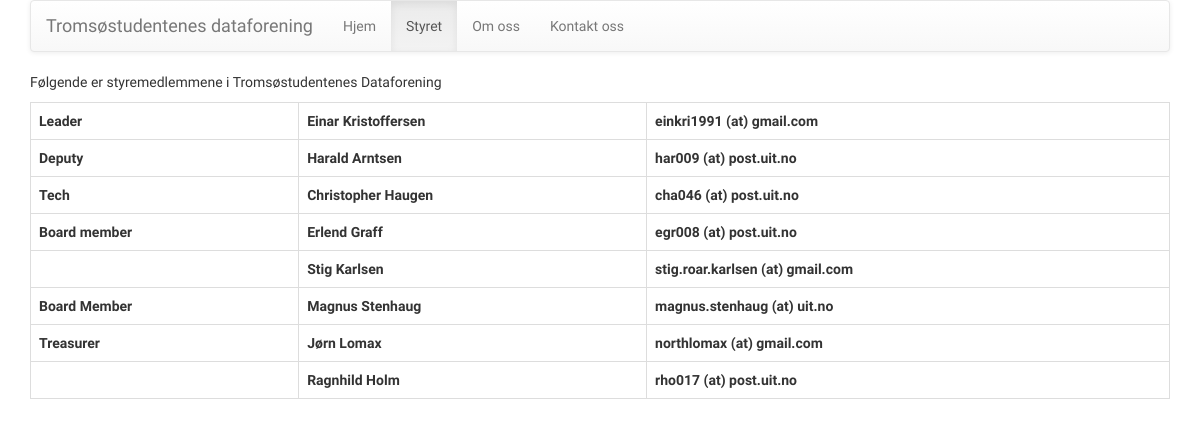
/styret.html, run on the app's committed database.
### main.py (models this page shows)
class Members(db.Model):
    uid = db.Column(db.Integer, primary_key=True)
    first_name = db.Column(db.String(15), nullable=False)
    last_name = db.Column(db.String(15), nullable=False)
    position = db.Column(db.String(20), nullable=False)
    phone = db.Column(db.String(15), nullable=True, default=None)
    mail = db.Column(db.String(30), nullable=False)
    payed = db.Column(db.Boolean, nullable=False, default=False)

### main.py (the view)
@app.route("/styret")
@app.route("/styret.html")
def styret():
    board = Members.query.filter(Members.position != "member").all()
    random.shuffle(board)
    sorted_board = sorted(board, key=board_sorter)
    return render_template("styret.html", board_members=sorted_board)

### main.py (called while the page is built)
def board_sorter(x):
    if x.position == "Leader":
        return 1
    if x.position == "Deputy":
        return 2
    elif x.position == "Economy":
        return 3
    elif x.position == "Secretary":
        return 4
    elif x.position == "Tech":
        return 5
    elif x.position == "Board member":
        return 6
    else:
        return 7

### templates/styret.html
{% extends "base.html" %}
{% set active_page = "Styret" %}
        {% block content %}
        <p>Følgende er styremedlemmene i Tromsøstudentenes Dataforening</p>
        <table class="table table-hover table-bordered">
        {% for member in board_members %}
        <tr>
            <th>{{ member.position }}</th>
            <th>{{ member.first_name }} {{ member.last_name }}</th>
            <th>{{ member.mail |replace("@", " (at) ") }}</th>
        </tr>
        {% endfor %}
        </table>
        {% endblock %}

### static/css/custom.css (style rules this page uses)
body { font-family: "Droid Sans", sans-serif; }

### data on the page
Members: position "Leader", first_name "Einar", last_name "Kristoffersen", mail "einkri1991 (at) gmail.com"
Members: position "Deputy", first_name "Harald", last_name "Arntsen", mail "har009 (at) post.uit.no"
Members: position "Tech", first_name "Christopher", last_name "Haugen", mail "cha046 (at) post.uit.no"
Members: position "Board member", first_name "Erlend", last_name "Graff", mail "egr008 (at) post.uit.no"
Members: first_name "Stig", last_name "Karlsen", mail "stig.roar.karlsen (at) gmail.com"
Members: position "Board Member", first_name "Magnus", last_name "Stenhaug", mail "magnus.stenhaug (at) uit.no"
Members: position "Treasurer", first_name "Jørn", last_name "Lomax", mail "northlomax (at) gmail.com"
Members: first_name "Ragnhild", last_name "Holm", mail "rho017 (at) post.uit.no"
